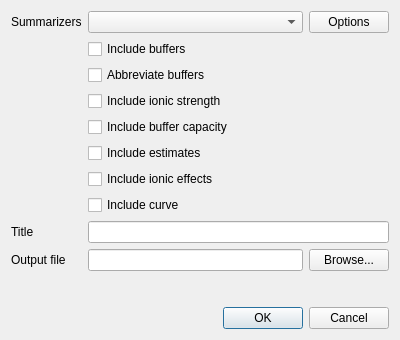
<?xml version="1.0" encoding="UTF-8"?>
<ui version="4.0">
 <class>SummarizeDialog</class>
 <widget class="QDialog" name="SummarizeDialog">
  <property name="geometry">
   <rect>
    <x>0</x>
    <y>0</y>
    <width>400</width>
    <height>340</height>
   </rect>
  </property>
  <property name="windowTitle">
   <string>Summarize</string>
  </property>
  <layout class="QVBoxLayout" name="verticalLayout">
   <item>
    <layout class="QFormLayout" name="formLayout">
     <property name="sizeConstraint">
      <enum>QLayout::SetMaximumSize</enum>
     </property>
     <item row="0" column="0">
      <widget class="QLabel" name="ql_summarizers">
       <property name="text">
        <string>Summarizers</string>
       </property>
      </widget>
     </item>
     <item row="0" column="1">
      <layout class="QHBoxLayout" name="horizontalLayout">
       <item>
        <widget class="QComboBox" name="qcbox_summarizers">
         <property name="sizePolicy">
          <sizepolicy hsizetype="MinimumExpanding" vsizetype="Fixed">
           <horstretch>0</horstretch>
           <verstretch>0</verstretch>
          </sizepolicy>
         </property>
        </widget>
       </item>
       <item>
        <widget class="QPushButton" name="qpb_options">
         <property name="text">
          <string>Options</string>
         </property>
        </widget>
       </item>
      </layout>
     </item>
     <item row="1" column="1">
      <widget class="QCheckBox" name="qcb_includeBuffers">
       <property name="text">
        <string>Include buffers</string>
       </property>
      </widget>
     </item>
     <item row="2" column="1">
      <widget class="QCheckBox" name="qcb_abbreviateBuffers">
       <property name="text">
        <string>Abbreviate buffers</string>
       </property>
      </widget>
     </item>
     <item row="5" column="1">
      <widget class="QCheckBox" name="qcb_includeEstimates">
       <property name="text">
        <string>Include estimates</string>
       </property>
      </widget>
     </item>
     <item row="6" column="1">
      <widget class="QCheckBox" name="qcb_includeIonicEffects">
       <property name="text">
        <string>Include ionic effects</string>
       </property>
      </widget>
     </item>
     <item row="7" column="1">
      <widget class="QCheckBox" name="qcb_includeCurve">
       <property name="text">
        <string>Include curve</string>
       </property>
      </widget>
     </item>
     <item row="8" column="0">
      <widget class="QLabel" name="ql_title">
       <property name="text">
        <string>Title</string>
       </property>
      </widget>
     </item>
     <item row="8" column="1">
      <widget class="QLineEdit" name="qle_title"/>
     </item>
     <item row="9" column="0">
      <widget class="QLabel" name="ql_outputFile">
       <property name="text">
        <string>Output file</string>
       </property>
      </widget>
     </item>
     <item row="9" column="1">
      <layout class="QHBoxLayout" name="horizontalLayout_2">
       <item>
        <widget class="QLineEdit" name="qle_outputFile"/>
       </item>
       <item>
        <widget class="QPushButton" name="qpb_browse">
         <property name="text">
          <string>Browse...</string>
         </property>
        </widget>
       </item>
      </layout>
     </item>
     <item row="4" column="1">
      <widget class="QCheckBox" name="qcb_includeBufferCapacity">
       <property name="text">
        <string>Include buffer capacity</string>
       </property>
      </widget>
     </item>
     <item row="3" column="1">
      <widget class="QCheckBox" name="qcb_includeIonicStrength">
       <property name="text">
        <string>Include ionic strength</string>
       </property>
      </widget>
     </item>
    </layout>
   </item>
   <item>
    <widget class="QDialogButtonBox" name="buttonBox">
     <property name="standardButtons">
      <set>QDialogButtonBox::Cancel|QDialogButtonBox::Ok</set>
     </property>
    </widget>
   </item>
  </layout>
 </widget>
 <resources/>
 <connections/>
</ui>
